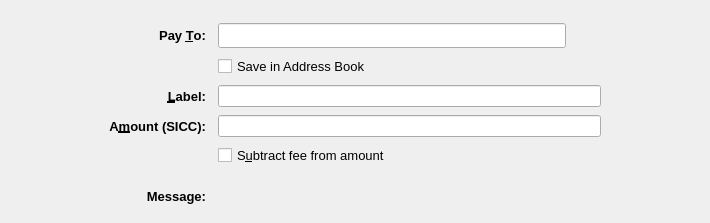
<?xml version="1.0" encoding="UTF-8"?>
<ui version="4.0">
 <class>SendCoinsEntry</class>
 <widget class="QStackedWidget" name="SendCoinsEntry">
  <property name="geometry">
   <rect>
    <x>0</x>
    <y>0</y>
    <width>710</width>
    <height>223</height>
   </rect>
  </property>
  <property name="focusPolicy">
   <enum>Qt::TabFocus</enum>
  </property>
  <property name="autoFillBackground">
   <bool>false</bool>
  </property>
  <property name="styleSheet">
   <string notr="true"/>
  </property>
  <property name="currentIndex">
   <number>0</number>
  </property>
  <widget class="QFrame" name="SendCoins">
   <property name="toolTip">
    <string>This is a normal payment.</string>
   </property>
   <property name="frameShape">
    <enum>QFrame::NoFrame</enum>
   </property>
   <layout class="QGridLayout" name="gridLayout">
    <property name="topMargin">
     <number>8</number>
    </property>
    <property name="bottomMargin">
     <number>4</number>
    </property>
    <property name="horizontalSpacing">
     <number>12</number>
    </property>
    <property name="verticalSpacing">
     <number>8</number>
    </property>
    <item row="1" column="0">
     <spacer name="horizontalSpacer">
      <property name="orientation">
       <enum>Qt::Horizontal</enum>
      </property>
      <property name="sizeType">
       <enum>QSizePolicy::Maximum</enum>
      </property>
      <property name="sizeHint" stdset="0">
       <size>
        <width>100</width>
        <height>20</height>
       </size>
      </property>
     </spacer>
    </item>
    <item row="3" column="2">
     <widget class="QLineEdit" name="addAsLabel">
      <property name="sizePolicy">
       <sizepolicy hsizetype="Expanding" vsizetype="Expanding">
        <horstretch>0</horstretch>
        <verstretch>0</verstretch>
       </sizepolicy>
      </property>
      <property name="toolTip">
       <string>Enter a label for this address to add it to the list of used addresses</string>
      </property>
      <property name="styleSheet">
       <string notr="true"/>
      </property>
     </widget>
    </item>
    <item row="0" column="2">
     <spacer name="verticalSpacer">
      <property name="orientation">
       <enum>Qt::Vertical</enum>
      </property>
      <property name="sizeHint" stdset="0">
       <size>
        <width>20</width>
        <height>40</height>
       </size>
      </property>
     </spacer>
    </item>
    <item row="1" column="3">
     <spacer name="horizontalSpacer_2">
      <property name="orientation">
       <enum>Qt::Horizontal</enum>
      </property>
      <property name="sizeType">
       <enum>QSizePolicy::Maximum</enum>
      </property>
      <property name="sizeHint" stdset="0">
       <size>
        <width>100</width>
        <height>20</height>
       </size>
      </property>
     </spacer>
    </item>
    <item row="12" column="2">
     <widget class="QLabel" name="messageTextLabel">
      <property name="toolTip">
       <string>A message that was attached to the swisscoinclassic: URI which will be stored with the transaction for your reference. Note: This message will not be sent over the SwissCoin Classic network.</string>
      </property>
      <property name="styleSheet">
       <string notr="true"/>
      </property>
      <property name="textFormat">
       <enum>Qt::PlainText</enum>
      </property>
     </widget>
    </item>
    <item row="1" column="1">
     <widget class="QLabel" name="payToLabel">
      <property name="font">
       <font>
        <pointsize>10</pointsize>
        <weight>75</weight>
        <bold>true</bold>
       </font>
      </property>
      <property name="text">
       <string>Pay &amp;To:</string>
      </property>
      <property name="alignment">
       <set>Qt::AlignRight|Qt::AlignTrailing|Qt::AlignVCenter</set>
      </property>
      <property name="buddy">
       <cstring>payTo</cstring>
      </property>
     </widget>
    </item>
    <item row="12" column="1">
     <widget class="QLabel" name="messageLabel">
      <property name="font">
       <font>
        <pointsize>10</pointsize>
        <weight>75</weight>
        <bold>true</bold>
       </font>
      </property>
      <property name="text">
       <string>Message:</string>
      </property>
      <property name="alignment">
       <set>Qt::AlignRight|Qt::AlignTrailing|Qt::AlignVCenter</set>
      </property>
     </widget>
    </item>
    <item row="6" column="2">
     <layout class="QHBoxLayout" name="horizontalLayoutAmount" stretch="0">
      <item>
       <widget class="SwissCoinClassicAmountField" name="payAmount">
        <property name="sizePolicy">
         <sizepolicy hsizetype="Expanding" vsizetype="Expanding">
          <horstretch>0</horstretch>
          <verstretch>0</verstretch>
         </sizepolicy>
        </property>
        <property name="styleSheet">
         <string notr="true"/>
        </property>
       </widget>
      </item>
     </layout>
    </item>
    <item row="3" column="1">
     <widget class="QLabel" name="labellLabel">
      <property name="font">
       <font>
        <pointsize>10</pointsize>
        <weight>75</weight>
        <bold>true</bold>
       </font>
      </property>
      <property name="text">
       <string>&amp;Label:</string>
      </property>
      <property name="alignment">
       <set>Qt::AlignRight|Qt::AlignTrailing|Qt::AlignVCenter</set>
      </property>
      <property name="buddy">
       <cstring>addAsLabel</cstring>
      </property>
     </widget>
    </item>
    <item row="1" column="2">
     <layout class="QHBoxLayout" name="payToLayout">
      <property name="spacing">
       <number>0</number>
      </property>
      <item>
       <widget class="QValidatedLineEdit" name="payTo">
        <property name="sizePolicy">
         <sizepolicy hsizetype="Expanding" vsizetype="Expanding">
          <horstretch>0</horstretch>
          <verstretch>0</verstretch>
         </sizepolicy>
        </property>
        <property name="toolTip">
         <string>The SwissCoin Classic address to send the payment to</string>
        </property>
        <property name="styleSheet">
         <string notr="true"/>
        </property>
       </widget>
      </item>
      <item>
       <widget class="QToolButton" name="addressBookButton">
        <property name="toolTip">
         <string notr="true"/>
        </property>
        <property name="styleSheet">
         <string notr="true">border:0;background:transparent</string>
        </property>
        <property name="text">
         <string/>
        </property>
        <property name="icon">
         <iconset resource="../swisscoinclassic.qrc">
          <normaloff>:/icons/address-book</normaloff>:/icons/address-book</iconset>
        </property>
        <property name="iconSize">
         <size>
          <width>22</width>
          <height>22</height>
         </size>
        </property>
        <property name="shortcut">
         <string>Alt+A</string>
        </property>
       </widget>
      </item>
      <item>
       <spacer name="horizontalSpacer_3">
        <property name="orientation">
         <enum>Qt::Horizontal</enum>
        </property>
        <property name="sizeType">
         <enum>QSizePolicy::Maximum</enum>
        </property>
        <property name="sizeHint" stdset="0">
         <size>
          <width>10</width>
          <height>20</height>
         </size>
        </property>
       </spacer>
      </item>
     </layout>
    </item>
    <item row="10" column="2">
     <spacer name="verticalSpacer_3">
      <property name="orientation">
       <enum>Qt::Vertical</enum>
      </property>
      <property name="sizeHint" stdset="0">
       <size>
        <width>20</width>
        <height>40</height>
       </size>
      </property>
     </spacer>
    </item>
    <item row="2" column="2">
     <widget class="QCheckBox" name="addressBookCheckBox">
      <property name="font">
       <font>
        <pointsize>10</pointsize>
       </font>
      </property>
      <property name="text">
       <string>Save in Address Book</string>
      </property>
     </widget>
    </item>
    <item row="6" column="1">
     <widget class="QLabel" name="amountLabel">
      <property name="font">
       <font>
        <pointsize>10</pointsize>
        <weight>75</weight>
        <bold>true</bold>
       </font>
      </property>
      <property name="text">
       <string>A&amp;mount (SICC):</string>
      </property>
      <property name="alignment">
       <set>Qt::AlignRight|Qt::AlignTrailing|Qt::AlignVCenter</set>
      </property>
      <property name="buddy">
       <cstring>payAmount</cstring>
      </property>
     </widget>
    </item>
    <item row="13" column="2">
     <spacer name="verticalSpacer_2">
      <property name="orientation">
       <enum>Qt::Vertical</enum>
      </property>
      <property name="sizeHint" stdset="0">
       <size>
        <width>20</width>
        <height>40</height>
       </size>
      </property>
     </spacer>
    </item>
    <item row="7" column="2">
     <widget class="QCheckBox" name="checkboxSubtractFeeFromAmount">
      <property name="font">
       <font>
        <pointsize>10</pointsize>
       </font>
      </property>
      <property name="toolTip">
       <string>The fee will be deducted from the amount being sent. The recipient will receive less swisscoinclassics than you enter in the amount field. If multiple recipients are selected, the fee is split equally.</string>
      </property>
      <property name="text">
       <string>S&amp;ubtract fee from amount</string>
      </property>
     </widget>
    </item>
   </layout>
  </widget>
  <widget class="QFrame" name="SendCoins_UnauthenticatedPaymentRequest">
   <property name="palette">
    <palette>
     <active>
      <colorrole role="WindowText">
       <brush brushstyle="SolidPattern">
        <color alpha="255">
         <red>0</red>
         <green>0</green>
         <blue>0</blue>
        </color>
       </brush>
      </colorrole>
      <colorrole role="Button">
       <brush brushstyle="SolidPattern">
        <color alpha="255">
         <red>239</red>
         <green>241</green>
         <blue>244</blue>
        </color>
       </brush>
      </colorrole>
      <colorrole role="Light">
       <brush brushstyle="SolidPattern">
        <color alpha="255">
         <red>255</red>
         <green>255</green>
         <blue>255</blue>
        </color>
       </brush>
      </colorrole>
      <colorrole role="Midlight">
       <brush brushstyle="SolidPattern">
        <color alpha="255">
         <red>255</red>
         <green>255</green>
         <blue>191</blue>
        </color>
       </brush>
      </colorrole>
      <colorrole role="Dark">
       <brush brushstyle="SolidPattern">
        <color alpha="255">
         <red>127</red>
         <green>127</green>
         <blue>63</blue>
        </color>
       </brush>
      </colorrole>
      <colorrole role="Mid">
       <brush brushstyle="SolidPattern">
        <color alpha="255">
         <red>170</red>
         <green>170</green>
         <blue>84</blue>
        </color>
       </brush>
      </colorrole>
      <colorrole role="Text">
       <brush brushstyle="SolidPattern">
        <color alpha="255">
         <red>0</red>
         <green>0</green>
         <blue>0</blue>
        </color>
       </brush>
      </colorrole>
      <colorrole role="BrightText">
       <brush brushstyle="SolidPattern">
        <color alpha="255">
         <red>255</red>
         <green>255</green>
         <blue>255</blue>
        </color>
       </brush>
      </colorrole>
      <colorrole role="ButtonText">
       <brush brushstyle="SolidPattern">
        <color alpha="255">
         <red>0</red>
         <green>0</green>
         <blue>0</blue>
        </color>
       </brush>
      </colorrole>
      <colorrole role="Base">
       <brush brushstyle="SolidPattern">
        <color alpha="255">
         <red>239</red>
         <green>241</green>
         <blue>244</blue>
        </color>
       </brush>
      </colorrole>
      <colorrole role="Window">
       <brush brushstyle="SolidPattern">
        <color alpha="255">
         <red>239</red>
         <green>241</green>
         <blue>244</blue>
        </color>
       </brush>
      </colorrole>
      <colorrole role="Shadow">
       <brush brushstyle="SolidPattern">
        <color alpha="255">
         <red>0</red>
         <green>0</green>
         <blue>0</blue>
        </color>
       </brush>
      </colorrole>
      <colorrole role="AlternateBase">
       <brush brushstyle="SolidPattern">
        <color alpha="255">
         <red>255</red>
         <green>255</green>
         <blue>191</blue>
        </color>
       </brush>
      </colorrole>
      <colorrole role="ToolTipBase">
       <brush brushstyle="SolidPattern">
        <color alpha="255">
         <red>255</red>
         <green>255</green>
         <blue>220</blue>
        </color>
       </brush>
      </colorrole>
      <colorrole role="ToolTipText">
       <brush brushstyle="SolidPattern">
        <color alpha="255">
         <red>0</red>
         <green>0</green>
         <blue>0</blue>
        </color>
       </brush>
      </colorrole>
     </active>
     <inactive>
      <colorrole role="WindowText">
       <brush brushstyle="SolidPattern">
        <color alpha="255">
         <red>0</red>
         <green>0</green>
         <blue>0</blue>
        </color>
       </brush>
      </colorrole>
      <colorrole role="Button">
       <brush brushstyle="SolidPattern">
        <color alpha="255">
         <red>239</red>
         <green>241</green>
         <blue>244</blue>
        </color>
       </brush>
      </colorrole>
      <colorrole role="Light">
       <brush brushstyle="SolidPattern">
        <color alpha="255">
         <red>255</red>
         <green>255</green>
         <blue>255</blue>
        </color>
       </brush>
      </colorrole>
      <colorrole role="Midlight">
       <brush brushstyle="SolidPattern">
        <color alpha="255">
         <red>255</red>
         <green>255</green>
         <blue>191</blue>
        </color>
       </brush>
      </colorrole>
      <colorrole role="Dark">
       <brush brushstyle="SolidPattern">
        <color alpha="255">
         <red>127</red>
         <green>127</green>
         <blue>63</blue>
        </color>
       </brush>
      </colorrole>
      <colorrole role="Mid">
       <brush brushstyle="SolidPattern">
        <color alpha="255">
         <red>170</red>
         <green>170</green>
         <blue>84</blue>
        </color>
       </brush>
      </colorrole>
      <colorrole role="Text">
       <brush brushstyle="SolidPattern">
        <color alpha="255">
         <red>0</red>
         <green>0</green>
         <blue>0</blue>
        </color>
       </brush>
      </colorrole>
      <colorrole role="BrightText">
       <brush brushstyle="SolidPattern">
        <color alpha="255">
         <red>255</red>
         <green>255</green>
         <blue>255</blue>
        </color>
       </brush>
      </colorrole>
      <colorrole role="ButtonText">
       <brush brushstyle="SolidPattern">
        <color alpha="255">
         <red>0</red>
         <green>0</green>
         <blue>0</blue>
        </color>
       </brush>
      </colorrole>
      <colorrole role="Base">
       <brush brushstyle="SolidPattern">
        <color alpha="255">
         <red>239</red>
         <green>241</green>
         <blue>244</blue>
        </color>
       </brush>
      </colorrole>
      <colorrole role="Window">
       <brush brushstyle="SolidPattern">
        <color alpha="255">
         <red>239</red>
         <green>241</green>
         <blue>244</blue>
        </color>
       </brush>
      </colorrole>
      <colorrole role="Shadow">
       <brush brushstyle="SolidPattern">
        <color alpha="255">
         <red>0</red>
         <green>0</green>
         <blue>0</blue>
        </color>
       </brush>
      </colorrole>
      <colorrole role="AlternateBase">
       <brush brushstyle="SolidPattern">
        <color alpha="255">
         <red>255</red>
         <green>255</green>
         <blue>191</blue>
        </color>
       </brush>
      </colorrole>
      <colorrole role="ToolTipBase">
       <brush brushstyle="SolidPattern">
        <color alpha="255">
         <red>255</red>
         <green>255</green>
         <blue>220</blue>
        </color>
       </brush>
      </colorrole>
      <colorrole role="ToolTipText">
       <brush brushstyle="SolidPattern">
        <color alpha="255">
         <red>0</red>
         <green>0</green>
         <blue>0</blue>
        </color>
       </brush>
      </colorrole>
     </inactive>
     <disabled>
      <colorrole role="WindowText">
       <brush brushstyle="SolidPattern">
        <color alpha="255">
         <red>127</red>
         <green>127</green>
         <blue>63</blue>
        </color>
       </brush>
      </colorrole>
      <colorrole role="Button">
       <brush brushstyle="SolidPattern">
        <color alpha="255">
         <red>239</red>
         <green>241</green>
         <blue>244</blue>
        </color>
       </brush>
      </colorrole>
      <colorrole role="Light">
       <brush brushstyle="SolidPattern">
        <color alpha="255">
         <red>255</red>
         <green>255</green>
         <blue>255</blue>
        </color>
       </brush>
      </colorrole>
      <colorrole role="Midlight">
       <brush brushstyle="SolidPattern">
        <color alpha="255">
         <red>255</red>
         <green>255</green>
         <blue>191</blue>
        </color>
       </brush>
      </colorrole>
      <colorrole role="Dark">
       <brush brushstyle="SolidPattern">
        <color alpha="255">
         <red>127</red>
         <green>127</green>
         <blue>63</blue>
        </color>
       </brush>
      </colorrole>
      <colorrole role="Mid">
       <brush brushstyle="SolidPattern">
        <color alpha="255">
         <red>170</red>
         <green>170</green>
         <blue>84</blue>
        </color>
       </brush>
      </colorrole>
      <colorrole role="Text">
       <brush brushstyle="SolidPattern">
        <color alpha="255">
         <red>127</red>
         <green>127</green>
         <blue>63</blue>
        </color>
       </brush>
      </colorrole>
      <colorrole role="BrightText">
       <brush brushstyle="SolidPattern">
        <color alpha="255">
         <red>255</red>
         <green>255</green>
         <blue>255</blue>
        </color>
       </brush>
      </colorrole>
      <colorrole role="ButtonText">
       <brush brushstyle="SolidPattern">
        <color alpha="255">
         <red>127</red>
         <green>127</green>
         <blue>63</blue>
        </color>
       </brush>
      </colorrole>
      <colorrole role="Base">
       <brush brushstyle="SolidPattern">
        <color alpha="255">
         <red>239</red>
         <green>241</green>
         <blue>244</blue>
        </color>
       </brush>
      </colorrole>
      <colorrole role="Window">
       <brush brushstyle="SolidPattern">
        <color alpha="255">
         <red>239</red>
         <green>241</green>
         <blue>244</blue>
        </color>
       </brush>
      </colorrole>
      <colorrole role="Shadow">
       <brush brushstyle="SolidPattern">
        <color alpha="255">
         <red>0</red>
         <green>0</green>
         <blue>0</blue>
        </color>
       </brush>
      </colorrole>
      <colorrole role="AlternateBase">
       <brush brushstyle="SolidPattern">
        <color alpha="255">
         <red>255</red>
         <green>255</green>
         <blue>127</blue>
        </color>
       </brush>
      </colorrole>
      <colorrole role="ToolTipBase">
       <brush brushstyle="SolidPattern">
        <color alpha="255">
         <red>255</red>
         <green>255</green>
         <blue>220</blue>
        </color>
       </brush>
      </colorrole>
      <colorrole role="ToolTipText">
       <brush brushstyle="SolidPattern">
        <color alpha="255">
         <red>0</red>
         <green>0</green>
         <blue>0</blue>
        </color>
       </brush>
      </colorrole>
     </disabled>
    </palette>
   </property>
   <property name="toolTip">
    <string>This is an unauthenticated payment request.</string>
   </property>
   <property name="autoFillBackground">
    <bool>false</bool>
   </property>
   <property name="frameShape">
    <enum>QFrame::NoFrame</enum>
   </property>
   <layout class="QGridLayout" name="gridLayout_is">
    <property name="spacing">
     <number>12</number>
    </property>
    <item row="0" column="0">
     <widget class="QLabel" name="payToLabel_is">
      <property name="text">
       <string>Pay To:</string>
      </property>
      <property name="alignment">
       <set>Qt::AlignRight|Qt::AlignTrailing|Qt::AlignVCenter</set>
      </property>
     </widget>
    </item>
    <item row="0" column="1">
     <layout class="QHBoxLayout" name="payToLayout_is">
      <property name="spacing">
       <number>0</number>
      </property>
      <item>
       <widget class="QLabel" name="payTo_is">
        <property name="styleSheet">
         <string notr="true">background: #fff; border-radius: 4px; border: 1px solid #000; padding:2px</string>
        </property>
       </widget>
      </item>
      <item>
       <widget class="QToolButton" name="deleteButton_is">
        <property name="toolTip">
         <string>Remove this entry</string>
        </property>
        <property name="text">
         <string/>
        </property>
        <property name="icon">
         <iconset resource="../swisscoinclassic.qrc">
          <normaloff>:/icons/remove</normaloff>:/icons/remove</iconset>
        </property>
       </widget>
      </item>
     </layout>
    </item>
    <item row="1" column="0">
     <widget class="QLabel" name="memoLabel_is">
      <property name="text">
       <string>Memo:</string>
      </property>
      <property name="alignment">
       <set>Qt::AlignRight|Qt::AlignTrailing|Qt::AlignVCenter</set>
      </property>
     </widget>
    </item>
    <item row="1" column="1">
     <widget class="QLabel" name="memoTextLabel_is">
      <property name="styleSheet">
       <string notr="true">background: #fff; border-radius: 4px; border: 1px solid #000; padding:2px</string>
      </property>
      <property name="textFormat">
       <enum>Qt::PlainText</enum>
      </property>
     </widget>
    </item>
    <item row="2" column="0">
     <widget class="QLabel" name="amountLabel_is">
      <property name="text">
       <string>A&amp;mount:</string>
      </property>
      <property name="alignment">
       <set>Qt::AlignRight|Qt::AlignTrailing|Qt::AlignVCenter</set>
      </property>
      <property name="buddy">
       <cstring>payAmount_is</cstring>
      </property>
     </widget>
    </item>
    <item row="2" column="1">
     <widget class="SwissCoinClassicAmountField" name="payAmount_is">
      <property name="acceptDrops">
       <bool>false</bool>
      </property>
      <property name="styleSheet">
       <string notr="true">background: #fff; border-radius: 4px; border: 1px solid #000; padding:2px</string>
      </property>
     </widget>
    </item>
   </layout>
  </widget>
  <widget class="QFrame" name="SendCoins_AuthenticatedPaymentRequest">
   <property name="palette">
    <palette>
     <active>
      <colorrole role="WindowText">
       <brush brushstyle="SolidPattern">
        <color alpha="255">
         <red>0</red>
         <green>0</green>
         <blue>0</blue>
        </color>
       </brush>
      </colorrole>
      <colorrole role="Button">
       <brush brushstyle="SolidPattern">
        <color alpha="255">
         <red>239</red>
         <green>241</green>
         <blue>244</blue>
        </color>
       </brush>
      </colorrole>
      <colorrole role="Light">
       <brush brushstyle="SolidPattern">
        <color alpha="255">
         <red>230</red>
         <green>255</green>
         <blue>224</blue>
        </color>
       </brush>
      </colorrole>
      <colorrole role="Midlight">
       <brush brushstyle="SolidPattern">
        <color alpha="255">
         <red>185</red>
         <green>243</green>
         <blue>171</blue>
        </color>
       </brush>
      </colorrole>
      <colorrole role="Dark">
       <brush brushstyle="SolidPattern">
        <color alpha="255">
         <red>70</red>
         <green>116</green>
         <blue>59</blue>
        </color>
       </brush>
      </colorrole>
      <colorrole role="Mid">
       <brush brushstyle="SolidPattern">
        <color alpha="255">
         <red>93</red>
         <green>155</green>
         <blue>79</blue>
        </color>
       </brush>
      </colorrole>
      <colorrole role="Text">
       <brush brushstyle="SolidPattern">
        <color alpha="255">
         <red>0</red>
         <green>0</green>
         <blue>0</blue>
        </color>
       </brush>
      </colorrole>
      <colorrole role="BrightText">
       <brush brushstyle="SolidPattern">
        <color alpha="255">
         <red>155</red>
         <green>255</green>
         <blue>147</blue>
        </color>
       </brush>
      </colorrole>
      <colorrole role="ButtonText">
       <brush brushstyle="SolidPattern">
        <color alpha="255">
         <red>0</red>
         <green>0</green>
         <blue>0</blue>
        </color>
       </brush>
      </colorrole>
      <colorrole role="Base">
       <brush brushstyle="SolidPattern">
        <color alpha="255">
         <red>239</red>
         <green>241</green>
         <blue>244</blue>
        </color>
       </brush>
      </colorrole>
      <colorrole role="Window">
       <brush brushstyle="SolidPattern">
        <color alpha="255">
         <red>239</red>
         <green>241</green>
         <blue>244</blue>
        </color>
       </brush>
      </colorrole>
      <colorrole role="Shadow">
       <brush brushstyle="SolidPattern">
        <color alpha="255">
         <red>0</red>
         <green>0</green>
         <blue>0</blue>
        </color>
       </brush>
      </colorrole>
      <colorrole role="AlternateBase">
       <brush brushstyle="SolidPattern">
        <color alpha="255">
         <red>197</red>
         <green>243</green>
         <blue>187</blue>
        </color>
       </brush>
      </colorrole>
      <colorrole role="NoRole">
       <brush brushstyle="SolidPattern">
        <color alpha="255">
         <red>125</red>
         <green>194</green>
         <blue>122</blue>
        </color>
       </brush>
      </colorrole>
      <colorrole role="ToolTipBase">
       <brush brushstyle="SolidPattern">
        <color alpha="255">
         <red>255</red>
         <green>255</green>
         <blue>220</blue>
        </color>
       </brush>
      </colorrole>
      <colorrole role="ToolTipText">
       <brush brushstyle="SolidPattern">
        <color alpha="255">
         <red>0</red>
         <green>0</green>
         <blue>0</blue>
        </color>
       </brush>
      </colorrole>
     </active>
     <inactive>
      <colorrole role="WindowText">
       <brush brushstyle="SolidPattern">
        <color alpha="255">
         <red>0</red>
         <green>0</green>
         <blue>0</blue>
        </color>
       </brush>
      </colorrole>
      <colorrole role="Button">
       <brush brushstyle="SolidPattern">
        <color alpha="255">
         <red>239</red>
         <green>241</green>
         <blue>244</blue>
        </color>
       </brush>
      </colorrole>
      <colorrole role="Light">
       <brush brushstyle="SolidPattern">
        <color alpha="255">
         <red>230</red>
         <green>255</green>
         <blue>224</blue>
        </color>
       </brush>
      </colorrole>
      <colorrole role="Midlight">
       <brush brushstyle="SolidPattern">
        <color alpha="255">
         <red>185</red>
         <green>243</green>
         <blue>171</blue>
        </color>
       </brush>
      </colorrole>
      <colorrole role="Dark">
       <brush brushstyle="SolidPattern">
        <color alpha="255">
         <red>70</red>
         <green>116</green>
         <blue>59</blue>
        </color>
       </brush>
      </colorrole>
      <colorrole role="Mid">
       <brush brushstyle="SolidPattern">
        <color alpha="255">
         <red>93</red>
         <green>155</green>
         <blue>79</blue>
        </color>
       </brush>
      </colorrole>
      <colorrole role="Text">
       <brush brushstyle="SolidPattern">
        <color alpha="255">
         <red>0</red>
         <green>0</green>
         <blue>0</blue>
        </color>
       </brush>
      </colorrole>
      <colorrole role="BrightText">
       <brush brushstyle="SolidPattern">
        <color alpha="255">
         <red>155</red>
         <green>255</green>
         <blue>147</blue>
        </color>
       </brush>
      </colorrole>
      <colorrole role="ButtonText">
       <brush brushstyle="SolidPattern">
        <color alpha="255">
         <red>0</red>
         <green>0</green>
         <blue>0</blue>
        </color>
       </brush>
      </colorrole>
      <colorrole role="Base">
       <brush brushstyle="SolidPattern">
        <color alpha="255">
         <red>239</red>
         <green>241</green>
         <blue>244</blue>
        </color>
       </brush>
      </colorrole>
      <colorrole role="Window">
       <brush brushstyle="SolidPattern">
        <color alpha="255">
         <red>239</red>
         <green>241</green>
         <blue>244</blue>
        </color>
       </brush>
      </colorrole>
      <colorrole role="Shadow">
       <brush brushstyle="SolidPattern">
        <color alpha="255">
         <red>0</red>
         <green>0</green>
         <blue>0</blue>
        </color>
       </brush>
      </colorrole>
      <colorrole role="AlternateBase">
       <brush brushstyle="SolidPattern">
        <color alpha="255">
         <red>197</red>
         <green>243</green>
         <blue>187</blue>
        </color>
       </brush>
      </colorrole>
      <colorrole role="NoRole">
       <brush brushstyle="SolidPattern">
        <color alpha="255">
         <red>125</red>
         <green>194</green>
         <blue>122</blue>
        </color>
       </brush>
      </colorrole>
      <colorrole role="ToolTipBase">
       <brush brushstyle="SolidPattern">
        <color alpha="255">
         <red>255</red>
         <green>255</green>
         <blue>220</blue>
        </color>
       </brush>
      </colorrole>
      <colorrole role="ToolTipText">
       <brush brushstyle="SolidPattern">
        <color alpha="255">
         <red>0</red>
         <green>0</green>
         <blue>0</blue>
        </color>
       </brush>
      </colorrole>
     </inactive>
     <disabled>
      <colorrole role="WindowText">
       <brush brushstyle="SolidPattern">
        <color alpha="255">
         <red>70</red>
         <green>116</green>
         <blue>59</blue>
        </color>
       </brush>
      </colorrole>
      <colorrole role="Button">
       <brush brushstyle="SolidPattern">
        <color alpha="255">
         <red>239</red>
         <green>241</green>
         <blue>244</blue>
        </color>
       </brush>
      </colorrole>
      <colorrole role="Light">
       <brush brushstyle="SolidPattern">
        <color alpha="255">
         <red>230</red>
         <green>255</green>
         <blue>224</blue>
        </color>
       </brush>
      </colorrole>
      <colorrole role="Midlight">
       <brush brushstyle="SolidPattern">
        <color alpha="255">
         <red>185</red>
         <green>243</green>
         <blue>171</blue>
        </color>
       </brush>
      </colorrole>
      <colorrole role="Dark">
       <brush brushstyle="SolidPattern">
        <color alpha="255">
         <red>70</red>
         <green>116</green>
         <blue>59</blue>
        </color>
       </brush>
      </colorrole>
      <colorrole role="Mid">
       <brush brushstyle="SolidPattern">
        <color alpha="255">
         <red>93</red>
         <green>155</green>
         <blue>79</blue>
        </color>
       </brush>
      </colorrole>
      <colorrole role="Text">
       <brush brushstyle="SolidPattern">
        <color alpha="255">
         <red>70</red>
         <green>116</green>
         <blue>59</blue>
        </color>
       </brush>
      </colorrole>
      <colorrole role="BrightText">
       <brush brushstyle="SolidPattern">
        <color alpha="255">
         <red>155</red>
         <green>255</green>
         <blue>147</blue>
        </color>
       </brush>
      </colorrole>
      <colorrole role="ButtonText">
       <brush brushstyle="SolidPattern">
        <color alpha="255">
         <red>70</red>
         <green>116</green>
         <blue>59</blue>
        </color>
       </brush>
      </colorrole>
      <colorrole role="Base">
       <brush brushstyle="SolidPattern">
        <color alpha="255">
         <red>239</red>
         <green>241</green>
         <blue>244</blue>
        </color>
       </brush>
      </colorrole>
      <colorrole role="Window">
       <brush brushstyle="SolidPattern">
        <color alpha="255">
         <red>239</red>
         <green>241</green>
         <blue>244</blue>
        </color>
       </brush>
      </colorrole>
      <colorrole role="Shadow">
       <brush brushstyle="SolidPattern">
        <color alpha="255">
         <red>0</red>
         <green>0</green>
         <blue>0</blue>
        </color>
       </brush>
      </colorrole>
      <colorrole role="AlternateBase">
       <brush brushstyle="SolidPattern">
        <color alpha="255">
         <red>140</red>
         <green>232</green>
         <blue>119</blue>
        </color>
       </brush>
      </colorrole>
      <colorrole role="NoRole">
       <brush brushstyle="SolidPattern">
        <color alpha="255">
         <red>125</red>
         <green>194</green>
         <blue>122</blue>
        </color>
       </brush>
      </colorrole>
      <colorrole role="ToolTipBase">
       <brush brushstyle="SolidPattern">
        <color alpha="255">
         <red>255</red>
         <green>255</green>
         <blue>220</blue>
        </color>
       </brush>
      </colorrole>
      <colorrole role="ToolTipText">
       <brush brushstyle="SolidPattern">
        <color alpha="255">
         <red>0</red>
         <green>0</green>
         <blue>0</blue>
        </color>
       </brush>
      </colorrole>
     </disabled>
    </palette>
   </property>
   <property name="toolTip">
    <string>This is an authenticated payment request.</string>
   </property>
   <property name="autoFillBackground">
    <bool>false</bool>
   </property>
   <property name="styleSheet">
    <string notr="true">background: #eff1f4; border: 0</string>
   </property>
   <property name="frameShape">
    <enum>QFrame::NoFrame</enum>
   </property>
   <layout class="QGridLayout" name="gridLayout_s">
    <property name="spacing">
     <number>12</number>
    </property>
    <item row="0" column="0">
     <widget class="QLabel" name="payToLabel_s">
      <property name="text">
       <string>Pay To:</string>
      </property>
      <property name="alignment">
       <set>Qt::AlignRight|Qt::AlignTrailing|Qt::AlignVCenter</set>
      </property>
     </widget>
    </item>
    <item row="0" column="1">
     <layout class="QHBoxLayout" name="payToLayout_s">
      <property name="spacing">
       <number>0</number>
      </property>
      <item>
       <widget class="QLabel" name="payTo_s">
        <property name="styleSheet">
         <string notr="true">background: #fff; border-radius: 4px; border: 1px solid #000; padding:2px</string>
        </property>
        <property name="textFormat">
         <enum>Qt::PlainText</enum>
        </property>
       </widget>
      </item>
      <item>
       <widget class="QToolButton" name="deleteButton_s">
        <property name="toolTip">
         <string>Remove this entry</string>
        </property>
        <property name="text">
         <string/>
        </property>
        <property name="icon">
         <iconset resource="../swisscoinclassic.qrc">
          <normaloff>:/icons/remove</normaloff>:/icons/remove</iconset>
        </property>
       </widget>
      </item>
     </layout>
    </item>
    <item row="1" column="0">
     <widget class="QLabel" name="memoLabel_s">
      <property name="text">
       <string>Memo:</string>
      </property>
      <property name="alignment">
       <set>Qt::AlignRight|Qt::AlignTrailing|Qt::AlignVCenter</set>
      </property>
     </widget>
    </item>
    <item row="1" column="1">
     <widget class="QLabel" name="memoTextLabel_s">
      <property name="styleSheet">
       <string notr="true">background: #fff; border-radius: 4px; border: 1px solid #000; padding:2px</string>
      </property>
      <property name="textFormat">
       <enum>Qt::PlainText</enum>
      </property>
     </widget>
    </item>
    <item row="2" column="0">
     <widget class="QLabel" name="amountLabel_s">
      <property name="text">
       <string>A&amp;mount:</string>
      </property>
      <property name="alignment">
       <set>Qt::AlignRight|Qt::AlignTrailing|Qt::AlignVCenter</set>
      </property>
      <property name="buddy">
       <cstring>payAmount_s</cstring>
      </property>
     </widget>
    </item>
    <item row="2" column="1">
     <widget class="SwissCoinClassicAmountField" name="payAmount_s">
      <property name="acceptDrops">
       <bool>false</bool>
      </property>
      <property name="styleSheet">
       <string notr="true">background: #fff; border-radius: 4px; border: 1px solid #000; padding:2px</string>
      </property>
     </widget>
    </item>
   </layout>
  </widget>
 </widget>
 <customwidgets>
  <customwidget>
   <class>QValidatedLineEdit</class>
   <extends>QLineEdit</extends>
   <header>qvalidatedlineedit.h</header>
  </customwidget>
  <customwidget>
   <class>SwissCoinClassicAmountField</class>
   <extends>QLineEdit</extends>
   <header>swisscoinclassicamountfield.h</header>
   <container>1</container>
  </customwidget>
 </customwidgets>
 <tabstops>
  <tabstop>payTo</tabstop>
  <tabstop>addressBookButton</tabstop>
  <tabstop>payAmount</tabstop>
  <tabstop>payAmount_is</tabstop>
  <tabstop>deleteButton_is</tabstop>
  <tabstop>payAmount_s</tabstop>
  <tabstop>deleteButton_s</tabstop>
 </tabstops>
 <resources>
  <include location="../swisscoinclassic.qrc"/>
 </resources>
 <connections/>
</ui>
